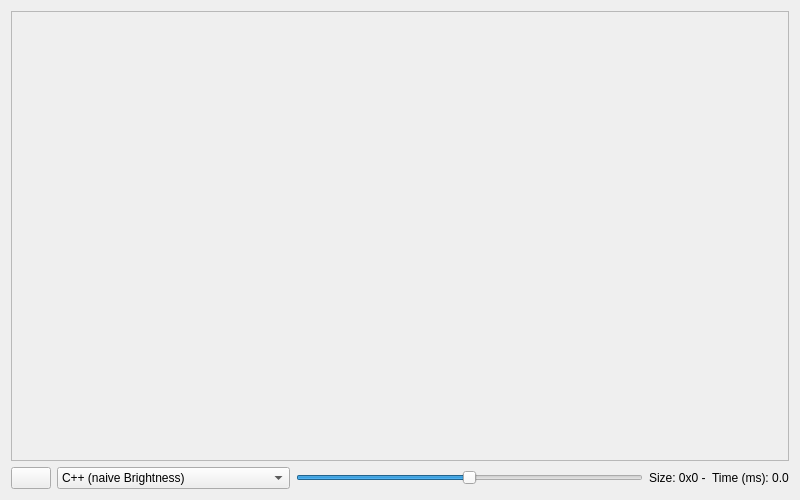
<?xml version="1.0" encoding="UTF-8"?>
<ui version="4.0">
 <class>MainWindow</class>
 <widget class="QMainWindow" name="MainWindow">
  <property name="geometry">
   <rect>
    <x>0</x>
    <y>0</y>
    <width>800</width>
    <height>500</height>
   </rect>
  </property>
  <property name="windowTitle">
   <string>Fast Pixels by MacSlow</string>
  </property>
  <widget class="QWidget" name="centralWidget">
   <layout class="QVBoxLayout" name="verticalLayout_2">
    <item>
     <layout class="QVBoxLayout" name="verticalLayout">
      <item>
       <widget class="QScrollArea" name="scrollArea">
        <property name="mouseTracking">
         <bool>true</bool>
        </property>
        <property name="verticalScrollBarPolicy">
         <enum>Qt::ScrollBarAsNeeded</enum>
        </property>
        <property name="horizontalScrollBarPolicy">
         <enum>Qt::ScrollBarAsNeeded</enum>
        </property>
        <property name="sizeAdjustPolicy">
         <enum>QAbstractScrollArea::AdjustToContents</enum>
        </property>
        <property name="widgetResizable">
         <bool>true</bool>
        </property>
        <property name="alignment">
         <set>Qt::AlignCenter</set>
        </property>
        <widget class="QWidget" name="scrollAreaWidgetContents">
         <property name="geometry">
          <rect>
           <x>0</x>
           <y>0</y>
           <width>778</width>
           <height>446</height>
          </rect>
         </property>
        </widget>
       </widget>
      </item>
      <item>
       <layout class="QHBoxLayout" name="horizontalLayout">
        <item>
         <widget class="QPushButton" name="pushButton">
          <property name="toolTip">
           <string>Load new image</string>
          </property>
          <property name="text">
           <string/>
          </property>
          <property name="icon">
           <iconset theme="document-open">
            <normaloff>.</normaloff>.</iconset>
          </property>
         </widget>
        </item>
        <item>
         <widget class="QComboBox" name="comboBox">
          <property name="toolTip">
           <string>Select Algorithm</string>
          </property>
          <item>
           <property name="text">
            <string>C++ (naive Brightness)</string>
           </property>
          </item>
          <item>
           <property name="text">
            <string>C++ (Brightness)</string>
           </property>
          </item>
          <item>
           <property name="text">
            <string>x86 (Brightness)</string>
           </property>
          </item>
          <item>
           <property name="text">
            <string>SSSE3 (Brightness Single-Threaded)</string>
           </property>
          </item>
          <item>
           <property name="text">
            <string>SSSE3 (Brightness Multi-Threaded)</string>
           </property>
          </item>
          <item>
           <property name="text">
            <string>C++ (1-Pass Box Blur)</string>
           </property>
          </item>
          <item>
           <property name="text">
            <string>C++ (2-Pass Box Blur)</string>
           </property>
          </item>
          <item>
           <property name="text">
            <string>AVX (Box Blur)</string>
           </property>
          </item>
         </widget>
        </item>
        <item>
         <widget class="QSlider" name="horizontalSlider">
          <property name="toolTip">
           <string>Set Brightness Change</string>
          </property>
          <property name="minimum">
           <number>-255</number>
          </property>
          <property name="maximum">
           <number>255</number>
          </property>
          <property name="value">
           <number>0</number>
          </property>
          <property name="orientation">
           <enum>Qt::Horizontal</enum>
          </property>
         </widget>
        </item>
        <item>
         <widget class="QLabel" name="labelSize">
          <property name="text">
           <string>Size: 0x0 -</string>
          </property>
         </widget>
        </item>
        <item>
         <widget class="QLabel" name="labelTime">
          <property name="text">
           <string>Time (ms): 0.0</string>
          </property>
         </widget>
        </item>
       </layout>
      </item>
     </layout>
    </item>
   </layout>
  </widget>
 </widget>
 <layoutdefault spacing="6" margin="11"/>
 <resources/>
 <connections/>
</ui>
